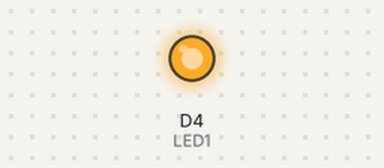
Bench run of a sketch on a simulated ESP8266 (NodeMCU). Shown: output pins drawn as LEDs (lit = HIGH).

Above: at 1.0 s.
At 3.0 s:
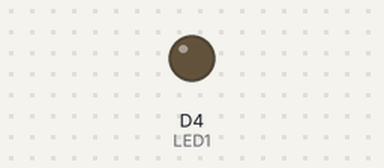
Timing chart, 0 to 5.2 s (numbered marks = the images above):
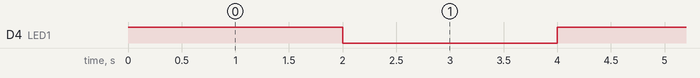

The sketch:

one_led_expernment.ino
```cpp
// Code to blink LED using NodeMCU

#define LED1 D4

void setup() {
  pinMode(LED1,OUTPUT);

}

void loop() {
  digitalWrite(LED1,HIGH);
  delay(2000);
  digitalWrite(LED1,LOW);
  delay(2000);

}
```

Measured:
- by itself, D4 (LED1): alternates HIGH for 2.0 s and LOW for 2.0 s
